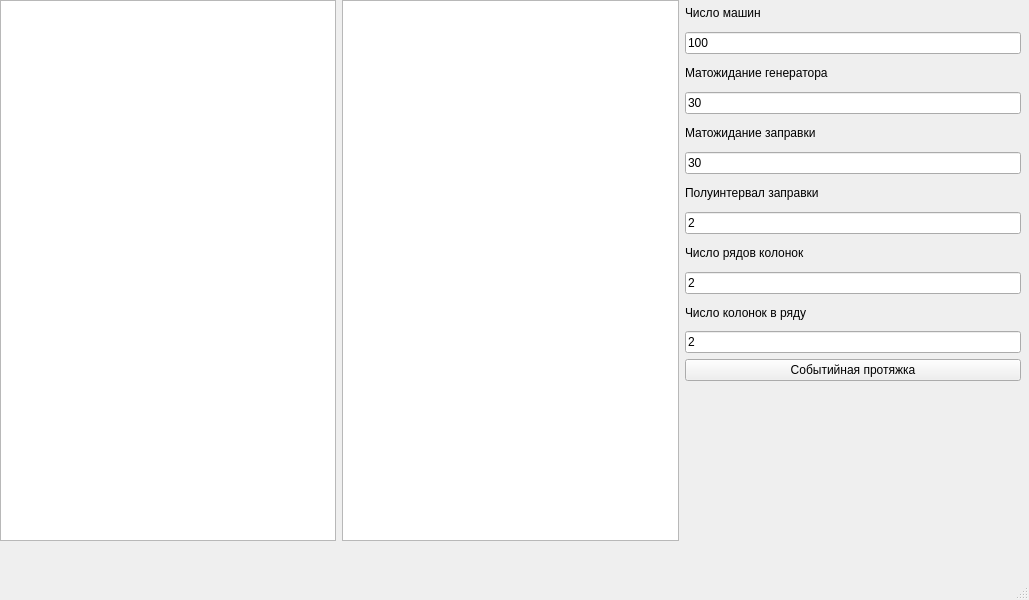
<?xml version="1.0" encoding="UTF-8"?>
<ui version="4.0">
 <class>MainWindow</class>
 <widget class="QMainWindow" name="MainWindow">
  <property name="geometry">
   <rect>
    <x>0</x>
    <y>0</y>
    <width>1029</width>
    <height>600</height>
   </rect>
  </property>
  <property name="windowTitle">
   <string>Моделирование заправки</string>
  </property>
  <widget class="QWidget" name="centralwidget">
   <widget class="QWidget" name="">
    <property name="geometry">
     <rect>
      <x>0</x>
      <y>0</y>
      <width>1021</width>
      <height>541</height>
     </rect>
    </property>
    <layout class="QHBoxLayout" name="horizontalLayout">
     <item>
      <widget class="QPlainTextEdit" name="teLog">
       <property name="enabled">
        <bool>true</bool>
       </property>
      </widget>
     </item>
     <item>
      <widget class="QPlainTextEdit" name="teCars">
       <property name="enabled">
        <bool>true</bool>
       </property>
      </widget>
     </item>
     <item>
      <layout class="QVBoxLayout" name="verticalLayout">
       <item>
        <widget class="QLabel" name="lblCarsNum">
         <property name="text">
          <string>Число машин</string>
         </property>
        </widget>
       </item>
       <item>
        <widget class="QLineEdit" name="leCarsNum">
         <property name="text">
          <string>100</string>
         </property>
        </widget>
       </item>
       <item>
        <widget class="QLabel" name="lblGenExpVal">
         <property name="text">
          <string>Матожидание генератора</string>
         </property>
        </widget>
       </item>
       <item>
        <widget class="QLineEdit" name="leGenExpVal">
         <property name="text">
          <string>30</string>
         </property>
        </widget>
       </item>
       <item>
        <widget class="QLabel" name="lblProcExpVal">
         <property name="text">
          <string>Матожидание заправки</string>
         </property>
        </widget>
       </item>
       <item>
        <widget class="QLineEdit" name="leProcExpVal">
         <property name="text">
          <string>30</string>
         </property>
        </widget>
       </item>
       <item>
        <widget class="QLabel" name="lblProcDiap">
         <property name="text">
          <string>Полуинтервал заправки</string>
         </property>
        </widget>
       </item>
       <item>
        <widget class="QLineEdit" name="leProcDiap">
         <property name="text">
          <string>2</string>
         </property>
        </widget>
       </item>
       <item>
        <widget class="QLabel" name="lblRowsNum">
         <property name="text">
          <string>Число рядов колонок</string>
         </property>
        </widget>
       </item>
       <item>
        <widget class="QLineEdit" name="leRowsNum">
         <property name="text">
          <string>2</string>
         </property>
        </widget>
       </item>
       <item>
        <widget class="QLabel" name="lblStationsInRowNum">
         <property name="text">
          <string>Число колонок в ряду</string>
         </property>
        </widget>
       </item>
       <item>
        <widget class="QLineEdit" name="leStationsInRowNum">
         <property name="text">
          <string>2</string>
         </property>
        </widget>
       </item>
       <item>
        <widget class="QPushButton" name="pbEvent">
         <property name="text">
          <string>Событийная протяжка</string>
         </property>
        </widget>
       </item>
       <item>
        <widget class="QLabel" name="lblAvgTimeInQueue">
         <property name="text">
          <string/>
         </property>
        </widget>
       </item>
       <item>
        <widget class="QLabel" name="lblAvgTimeToLeave">
         <property name="text">
          <string/>
         </property>
        </widget>
       </item>
       <item>
        <widget class="QLabel" name="lblFreedTime">
         <property name="text">
          <string/>
         </property>
        </widget>
       </item>
       <item>
        <widget class="QLabel" name="lblWastedTime">
         <property name="text">
          <string/>
         </property>
        </widget>
       </item>
       <item>
        <widget class="QLabel" name="lblModelingTime">
         <property name="text">
          <string/>
         </property>
        </widget>
       </item>
      </layout>
     </item>
    </layout>
   </widget>
  </widget>
  <widget class="QMenuBar" name="menubar">
   <property name="geometry">
    <rect>
     <x>0</x>
     <y>0</y>
     <width>1029</width>
     <height>27</height>
    </rect>
   </property>
  </widget>
  <widget class="QStatusBar" name="statusbar"/>
 </widget>
 <resources/>
 <connections/>
</ui>
